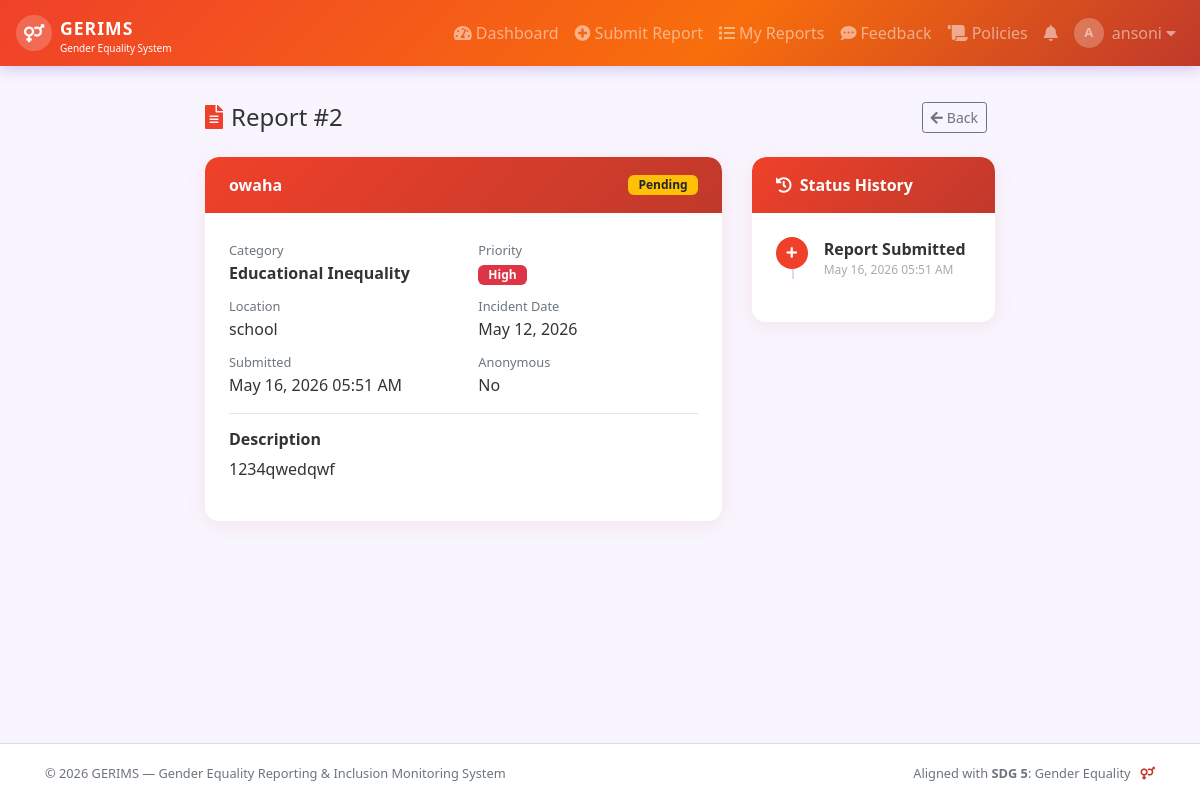
Screenshot of /view_report.php?id=2 (signed in) with the database file from the repository.
### tables this page shows
CREATE TABLE `reports` (
  `report_id` int(11) NOT NULL,
  `user_id` int(11) NOT NULL,
  `category_id` int(11) NOT NULL,
  `title` varchar(150) NOT NULL,
  `description` text NOT NULL,
  `location` varchar(150) DEFAULT NULL,
  `incident_date` date DEFAULT NULL,
  `is_anonymous` tinyint(1) DEFAULT 0,
  `status` enum('pending','under_review','resolved','dismissed') DEFAULT 'pending',
  `priority` enum('low','medium','high','critical') DEFAULT 'medium',
  `created_at` timestamp NOT NULL DEFAULT current_timestamp(),
  `updated_at` timestamp NOT NULL DEFAULT current_timestamp() ON UPDATE current_timestamp()
);

CREATE TABLE `categories` (
  `category_id` int(11) NOT NULL,
  `category_name` varchar(80) NOT NULL,
  `description` text DEFAULT NULL,
  `icon` varchar(50) DEFAULT 'fa-flag',
  `created_at` timestamp NOT NULL DEFAULT current_timestamp()
);

### view_report.php (the view, shortened to what this page needs)
<?php
require_once 'includes/config.php';
$rid = (int)($_GET['id'] ?? 0);
$uid = $_SESSION['user_id'];
$role = $_SESSION['role'];
if ($role === 'admin') {
    $stmt = $conn->prepare("SELECT r.*, u.full_name, u.email, u.course, u.year_level, c.category_name FROM reports r JOIN users u ON r.user_id=u.user_id JOIN categories c ON r.category_id=c.category_id WHERE r.report_id=?");
} else {
    $stmt = $conn->prepare("SELECT r.*, u.full_name, u.email, u.course, u.year_level, c.category_name FROM reports r JOIN users u ON r.user_id=u.user_id JOIN categories c ON r.category_id=c.category_id WHERE r.report_id=? AND r.user_id=?");
}
$stmt->bind_param($role === 'admin' ? "i" : "ii", $rid, $uid);
$stmt->execute();
$report = $stmt->get_result()->fetch_assoc();
include 'includes/header.php';
?>
<div class="container" style="max-width:820px">
    <div class="d-flex align-items-center mb-4">
        <h4 class="mb-0 mr-auto"><i class="fas fa-file-alt mr-2" style="color:var(--primary)"></i>Report #<?= $rid ?></h4>
        <a href="<?= $role === 'admin' ? 'admin/reports.php' : 'my_reports.php' ?>" class="btn btn-outline-secondary btn-sm mr-2">
            <i class="fas fa-arrow-left mr-1"></i>Back
        </a>
    </div>
    <div class="row">
        <div class="col-md-8">
            <div class="gerims-card">
                <div class="card-header d-flex justify-content-between align-items-center">
                    <span><?= htmlspecialchars($report['title']) ?></span>
                    <?= statusBadge($report['status']) ?>
                </div>
                <div class="card-body">
                    <div class="row mb-3">
                        <div class="col-sm-6">
                            <small class="text-muted">Category</small>
                            <div class="font-weight-bold"><?= htmlspecialchars($report['category_name']) ?></div>
                        </div>
                        <div class="col-sm-6">
                            <small class="text-muted">Priority</small>
                            <div><?= priorityBadge($report['priority']) ?></div>
                        </div>
                        <?php if ($report['location']): ?>
                        <div class="col-sm-6 mt-2">
                            <small class="text-muted">Location</small>
                            <div><?= htmlspecialchars($report['location']) ?></div>
                        </div>
                        <?php endif; ?>
                        <?php if ($report['incident_date']): ?>
                        <div class="col-sm-6 mt-2">
                            <small class="text-muted">Incident Date</small>
                            <div><?= date('F d, Y', strtotime($report['incident_date'])) ?></div>
                        </div>
                        <?php endif; ?>
                        <div class="col-sm-6 mt-2">
                            <small class="text-muted">Submitted</small>
                            <div><?= date('M d, Y h:i A', strtotime($report['created_at'])) ?></div>
                        </div>
                        <div class="col-sm-6 mt-2">
                            <small class="text-muted">Anonymous</small>
                            <div><?= $report['is_anonymous'] ? '<span class="text-success">Yes</span>' : 'No' ?></div>
                        </div>
                    </div>
                    <hr>
                    <h6 class="font-weight-bold">Description</h6>
                    <p style="white-space:pre-wrap"><?= nl2br(htmlspecialchars($report['description'])) ?></p>
                </div>
            </div>
        </div>
        <div class="col-md-4">
            <div class="gerims-card">
                <div class="card-header"><i class="fas fa-history mr-2"></i>Status History</div>
                <div class="card-body">
                    <ul class="status-timeline">
                        <li>
                            <div class="tl-dot"><i class="fas fa-plus"></i></div>
                            <div class="tl-body">
                                <div class="font-weight-bold">Report Submitted</div>
                                <div class="tl-time"><?= date('M d, Y h:i A', strtotime($report['created_at'])) ?></div>
                            </div>
                        </li>
                    </ul>
                </div>
            </div>
        </div>
    </div>
</div>
<?php include 'includes/footer.php'; ?>

### includes/config.php (shortened to what this page needs)
<?php
function statusBadge($status) {
    $map = [
        'pending'      => ['warning',  'Pending'],
        'under_review' => ['info',     'Under Review'],
        'resolved'     => ['success',  'Resolved'],
        'dismissed'    => ['secondary','Dismissed'],
    ];
    $s = $map[$status] ?? ['secondary', ucfirst($status)];
    return "<span class='badge badge-{$s[0]}'>{$s[1]}</span>";
}
function priorityBadge($p) {
    $map = ['low'=>'success','medium'=>'warning','high'=>'danger','critical'=>'dark'];
    $cl = $map[$p] ?? 'secondary';
    return "<span class='badge badge-{$cl}'>".ucfirst($p)."</span>";
}
?>

### css/style.css (style rules this page uses)
:root { --primary: #EF412A; --secondary: #c0392b; --accent: #f39c12; --light-bg: #f8f5ff; --card-shadow: 0 4px 20px rgba(239, 65, 42, 0.10); --radius: 14px; }
* { box-sizing: border-box; }
body { font-family: 'Segoe UI', Tahoma, Geneva, Verdana, sans-serif; background: var(--light-bg); color: #333; padding-top: 70px; min-height: 100vh; display: flex; flex-direction: column; }
.gerims-card { background: #fff; border-radius: var(--radius); box-shadow: var(--card-shadow); border: none; margin-bottom: 1.5rem; overflow: hidden; }
.gerims-card .card-header { background: linear-gradient(135deg, var(--primary), #c0392b); color: #fff; border-bottom: none; padding: 1rem 1.5rem; font-weight: 600; border-radius: var(--radius) var(--radius) 0 0 !important; }
.gerims-card .card-body { padding: 1.5rem; }
.badge { border-radius: 6px; padding: 4px 10px; font-size: 0.75rem; font-weight: 600; }
.status-timeline { list-style: none; padding: 0; position: relative; }
.status-timeline::before { content: ''; position: absolute; left: 16px; top: 0; bottom: 0; width: 2px; background: #e0d6f5; }
.status-timeline li { display: flex; margin-bottom: 1.2rem; position: relative; }
.status-timeline .tl-dot { width: 32px; height: 32px; border-radius: 50%; background: var(--primary); color: #fff; display: flex; align-items: center; justify-content: center; font-size: 12px; flex-shrink: 0; z-index: 1; }
.status-timeline .tl-body { margin-left: 1rem; }
.status-timeline .tl-time { font-size: 0.75rem; color: #aaa; }

### rows the page displays
reports: title "owaha", status "Pending", category.category_name "Educational Inequality", priority "High", location "school", incident_date "May 12, 2026", created_at "May 16, 2026 05:51 AM", description "1234qwedqwf"

### other values shown
substr($user_name,0,1) "A"
explode(' ',$user_name)[0] "ansoni"
$rid "2"
SITE_FULL_NAME "Gender Equality Reporting & Inclusion Monitoring System"
